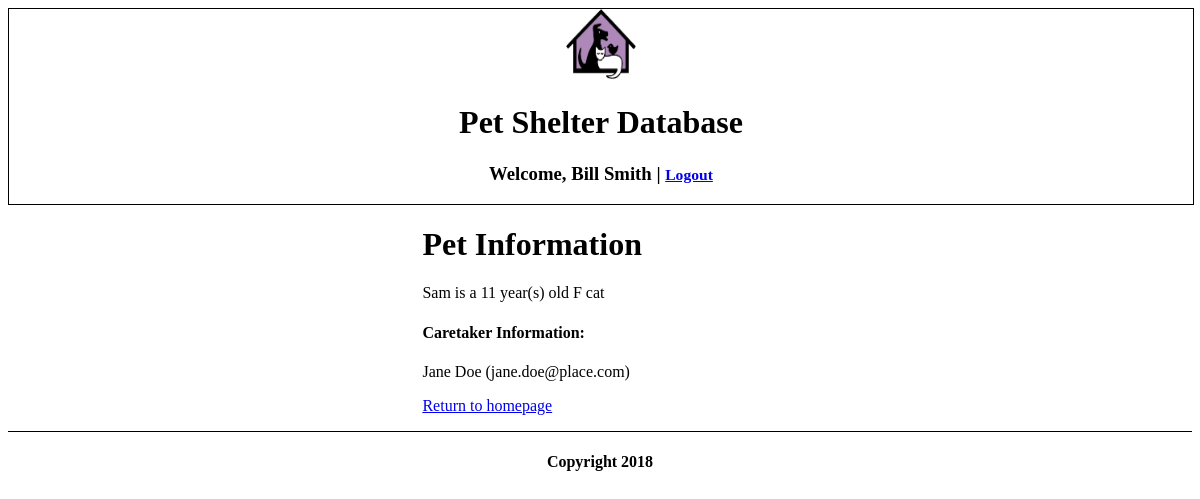
The page /final-pets/pets/viewpet.php?id=2 (signed in) on the database its author committed.
### tables this page shows
CREATE TABLE IF NOT EXISTS `pets` (
  `pet_id` int(10) unsigned NOT NULL,
  `name` varchar(256) DEFAULT NULL,
  `age` int(11) DEFAULT NULL,
  `sex` varchar(1) DEFAULT NULL,
  `species` varchar(128) DEFAULT NULL,
  `caretaker_id` smallint(6) NOT NULL
);

CREATE TABLE IF NOT EXISTS `caretakers` (
  `caretaker_id` smallint(6) NOT NULL,
  `caretaker_name` varchar(100) NOT NULL,
  `email` varchar(100) NOT NULL
);

### final-pets/pets/includes/functions.php (called while the page is built)
<?php
function sanitizeString($var)
{
	$var = stripslashes($var);
	$var = strip_tags($var);
	$var = htmlentities($var);
	return $var;
}
function sanitizeMySQL($connection, $var)
{
	$var = sanitizeString($var);
	$var = $connection->real_escape_string($var);
	return $var;
}
?>

### final-pets/pets/viewpet.php (the view, shortened to what this page needs)
<?php
include_once 'includes/header.php';
require_once 'includes/functions.php';
$conn = new mysqli($hn, $un, $pw, $db);
if (isset($_GET['id'])) {
	$id = sanitizeMySQL($conn, $_GET['id']);
	$query = "SELECT * FROM pets NATURAL JOIN caretakers WHERE pet_id=".$id;
	$result = $conn->query($query);
	$rows = $result->num_rows;
	if ($rows == 0) {
		echo "No pet found with id of $id<br>";
	} else {
		while ($row = $result->fetch_assoc()) {
			echo '<h1>Pet Information</h1>';
			echo '<p>'.$row["name"]." is a ".$row["age"]." year(s) old ".$row["sex"]." ".$row["species"].'</p>';
			echo '<h4>Caretaker Information:</h4>';
			echo $row["caretaker_name"]." (".$row["email"].")";
		}
	}
	echo "<p><a href=\"index.php\">Return to homepage</a></p>";
} else {
	echo "No pet id passed";
}
include_once 'includes/footer.php';
?>

### rows shown on the page
pets: name "Sam", age "11", sex "F", species "cat", caretaker.caretaker_name "Jane Doe", caretaker.email "jane.doe@place.com"

### other values the page prints
$_SESSION['fname'] "Bill"
$_SESSION['lname'] "Smith"
